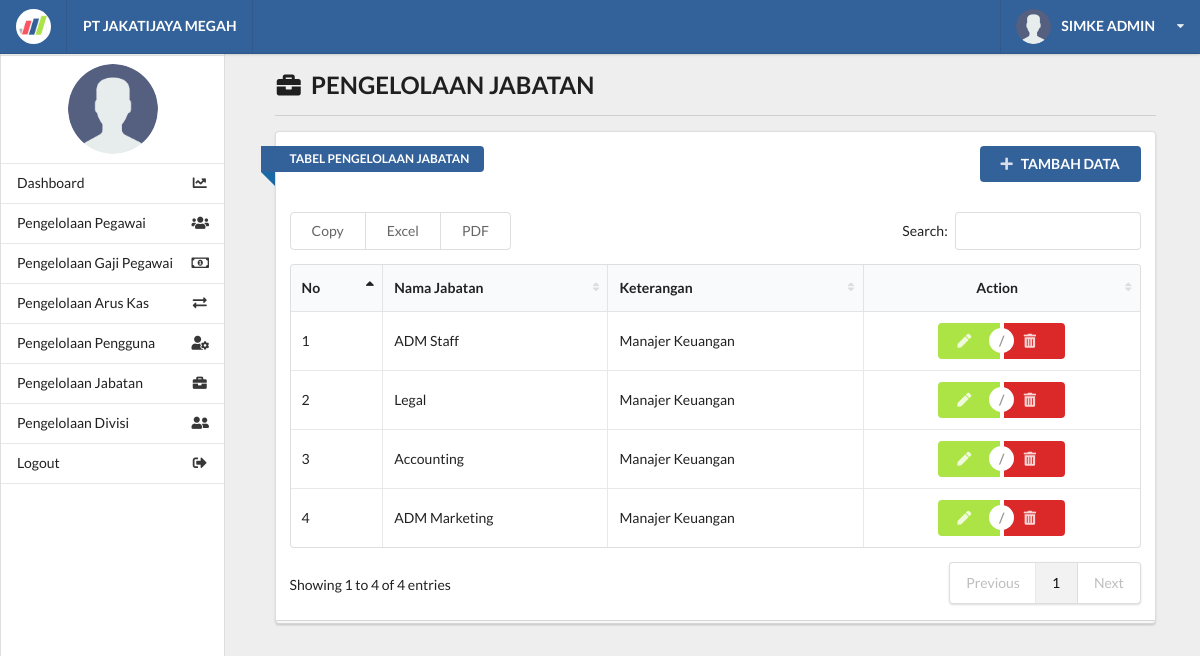
Screenshot of /kelola_jabatan.php (signed in) with the database file from the repository.
### tables this page shows
CREATE TABLE `tb_jabatan` (
  `id_jabatan` int(11) NOT NULL AUTO_INCREMENT,
  `nama_jabatan` varchar(250) NOT NULL,
  `keterangan` text,
  PRIMARY KEY (`id_jabatan`)
);

### functions/function_jabatan.php (called while the page is built, shortened)
<?php
	require_once 'database.php';
	function getData() {
		global $conn;
		$sql 	= "SELECT * FROM tb_jabatan";
		$result	= mysqli_query($conn, $sql);
		return mysqli_fetch_all($result, MYSQLI_ASSOC);
	}
?>

### kelola_jabatan.php (the view, shortened to what this page needs)
<?php
	require 'functions/function_jabatan.php';
	include_once 'layout/header.php';
	include_once 'layout/sidebar.php';
?>
		<div class="right floated thirteen wide computer sixteen wide phone column" id="content">
			<div class="ui container grid">
				<div class="row">
					<div class="fifteen wide computer sixteen wide phone centered column">
						<h2><i class="briefcase icon"></i> PENGELOLAAN JABATAN</h2>
						<div class="ui divider"></div>
						<div class="ui grid">
							<div class="sixteen wide computer sixteen wide phone centered column">
								<div class="ui stacked segment">
									<div class="">
										<a href="add_jabatan.php" class="ui blue right floated button">
											<i class="plus icon"></i>TAMBAH DATA
										</a>
										<div class="ui blue ribbon icon label">TABEL PENGELOLAAN JABATAN</div>
										<br><br><br>
									</div>
									<table id="example" class="ui celled table responsive nowrap unstackable" style="width:100%">
									    <thead>
									        <tr>
									            <th>No</th>
									            <th>Nama Jabatan</th>
									            <th>Keterangan</th>
									            <th style="text-align: center;">Action</th>
									        </tr>
									    </thead>
									    <tbody>
									    <?php $all = getData(); $no = 1; ?>
									    <?php foreach ($all as $data) { ?>
									    	<tr>
									    	    <td><?= $no++ ?></td>
									    	    <td><?= $data['nama_jabatan'] ?></td>
									    	    <td><?= $data['keterangan'] ?></td>
									    	    <td style="text-align: center;">
									    	    	<div class="ui buttons">
									    	    	  <a href="<?= 'edit_jabatan.php?id='.$data['id_jabatan']; ?>" class="ui green button"><i class="pen icon"></i></a>
									    	    	  <div class="or" data-text="/"></div>
									    	    	  <a href="<?= 'functions/function_jabatan.php?hapus='.$data['id_jabatan']; ?>" class="ui red button"><i class="trash alternate icon"></i></a>
									    	    	</div>
									    	    </td>
									    	</tr>
									    <?php } ?>
									    </tbody>
									</table>
								</div>
							</div>
						</div>
					</div>
				</div>
			</div>
		</div>
<?php
	include_once 'layout/footer.php';
?>

### assets/css/main.css (style rules this page uses)
html, body { background-color: #eeeeee; height: 100%; width: 100%; margin: 0; padding: 0; }
#content { top: 1em; }
.blue { background-color: #336199 !important; }
.green { background-color: #ACE446 !important; }

### rows the page displays
tb_jabatan: nama_jabatan "ADM Staff", keterangan "Manajer Keuangan"
tb_jabatan: nama_jabatan "Legal", keterangan "Manajer Keuangan"
tb_jabatan: nama_jabatan "Accounting", keterangan "Manajer Keuangan"
tb_jabatan: nama_jabatan "ADM Marketing", keterangan "Manajer Keuangan"

### other values shown
$_SESSION['nama'] "SIMKE ADMIN"
